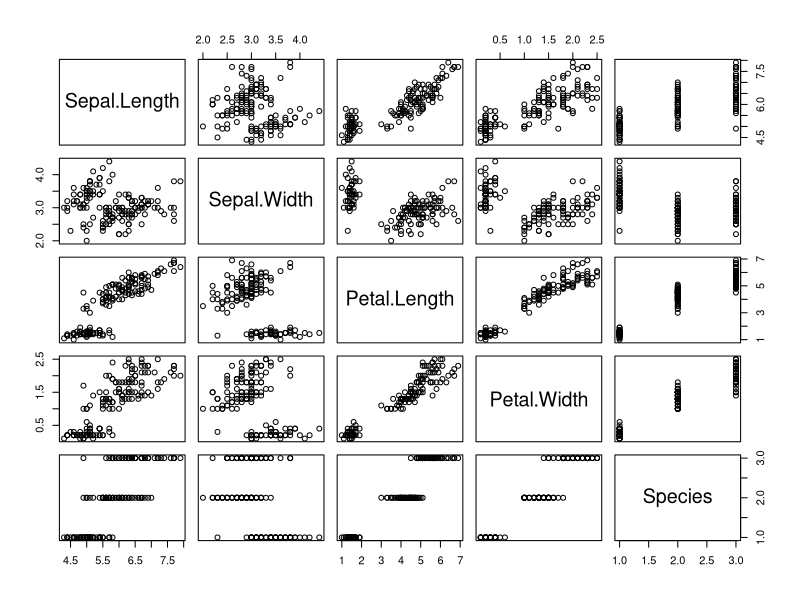
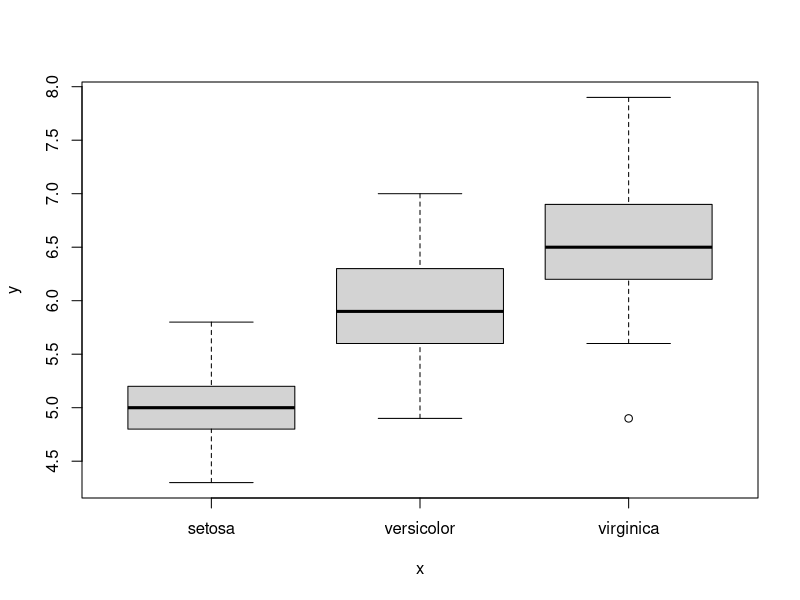
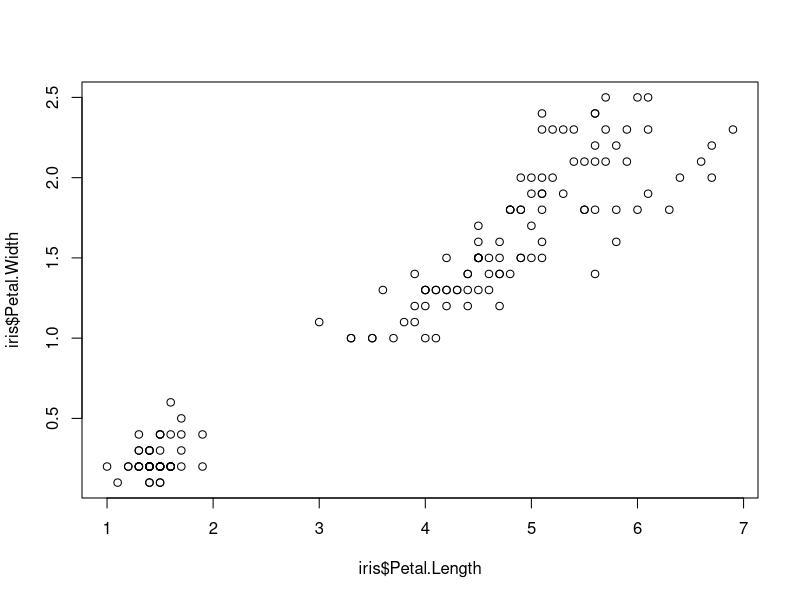
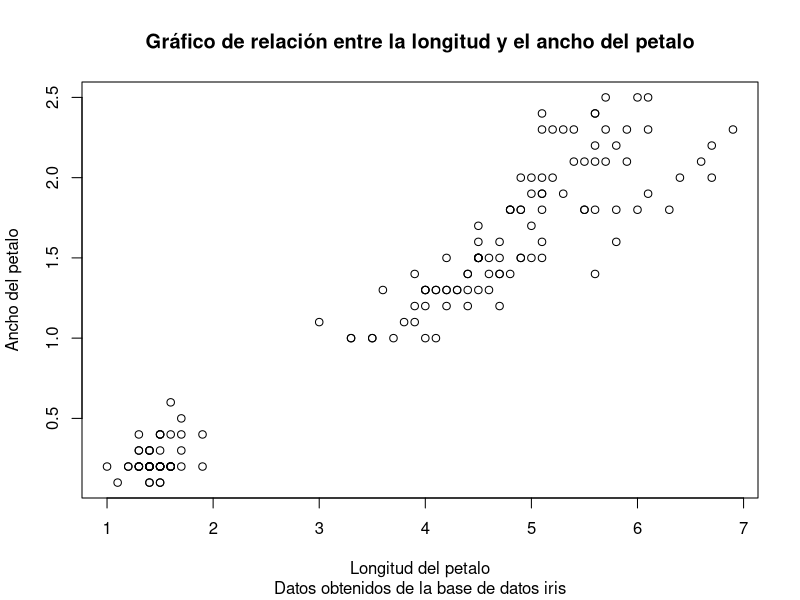
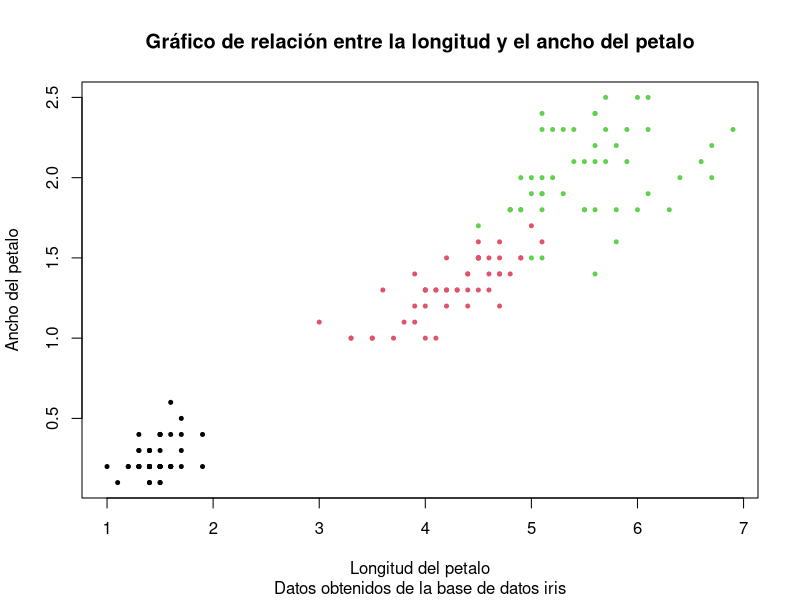
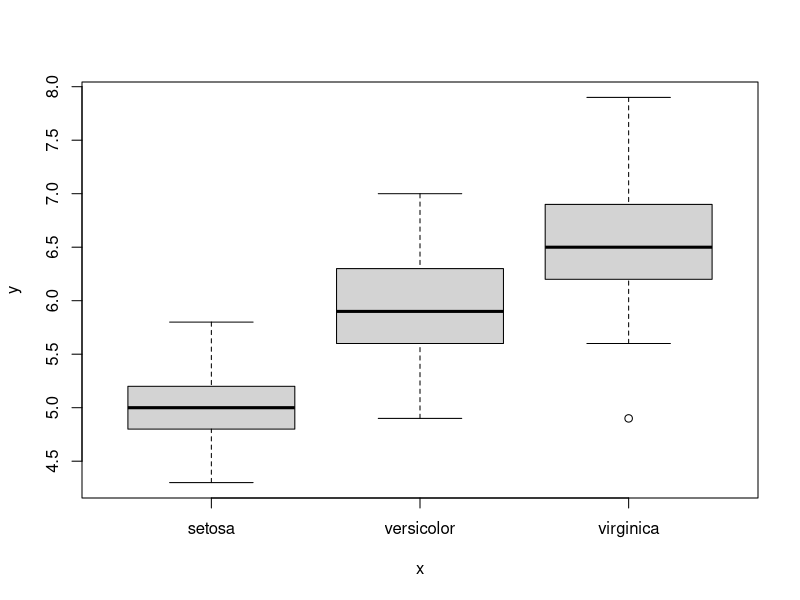

The R script that drew these images, in order:
## ---- chunk 1
library(knitr)
library(bookdown)
library(vegan)
library(tidyverse)
library(kableExtra)
library(knitr)
## ---- chunk 2
library(vegan)
data("iris")
head(iris)
mean(iris$Sepal.Length)
## ---- chunk 3
Long.Prom <- mean(iris$Sepal.Length)
Long.Prom

Ancho.Prom <- mean(iris$Sepal.Width)
Ancho.Prom

Sepalos <- data.frame(Long.Prom, Ancho.Prom)
Sepalos
## ---- chunk 4
median(iris$Sepal.Length)
## ---- chunk 5
Long.Median <- median(iris$Sepal.Length)
Long.Median

Ancho.Median <- median(iris$Sepal.Width)
Ancho.Median

Sepalos2 <- data.frame(Long.Median, Ancho.Median)
Sepalos2
## ---- chunk 6
Sepalos.Resumen <- data.frame(Sepalos, Sepalos2)
Sepalos.Resumen
## ---- chunk 7
Sepalos$Long.Median <- median(iris$Sepal.Length)
Sepalos$Ancho.Median <- median(iris$Sepal.Width)
Sepalos
## ---- chunk 8
Sepalos
Sepalos.Resumen
## ---- chunk 9
Pet.Long.Mean <- mean(iris$Petal.Length)
Pet.Ancho.Mean <- mean(iris$Petal.Width)
Pet.Long.Median <- median(iris$Petal.Length)
Pet.Ancho.Median <- median(iris$Petal.Width)
Resumen.iris <- data.frame(Sepalos, Pet.Long.Mean, Pet.Ancho.Mean, Pet.Long.Median, Pet.Ancho.Median)
Resumen.iris
## ---- chunk 10
colnames(Resumen.iris)[colnames(Resumen.iris) %in% c("Long.Prom", "Ancho.Prom", "Long.Median", "Ancho.Median")] <- c("Sep.Long.Prom", "Sep.Ancho.Prom", "Sep.Long.Median", "Sep.Ancho.Median")
Resumen.iris
## ---- chunk 11
summary(iris)
## ---- chunk 12
summ.iris <- summary(iris)
summ.iris
## ---- chunk 13
plot(iris)
## ---- chunk 14
plot(iris, x = iris$Species, y = iris$Sepal.Length)
## ---- chunk 15
plot(x = iris$Petal.Length, y = iris$Petal.Width)
## ---- chunk 16
plot(x = iris$Petal.Length, y = iris$Petal.Width, main = "Gráfico de relación entre la longitud y el ancho del petalo",
     sub = "Datos obtenidos de la base de datos iris", xlab = "Longitud del petalo", ylab = "Ancho del petalo")
## ---- chunk 17
plot(x = iris$Petal.Length, y = iris$Petal.Width, main = "Gráfico de relación entre la longitud y el ancho del petalo",
     sub = "Datos obtenidos de la base de datos iris", xlab = "Longitud del petalo", ylab = "Ancho del petalo", cex = 0.8,
     col = iris$Species, pch = 20)
## ---- chunk 18
plot(iris, x = iris$Species, y = iris$Sepal.Length)
## ---- chunk 19
iris %>% dplyr::filter(Sepal.Length <= 5.2125)
## ---- chunk 20
range(iris$Petal.Length)
## ---- chunk 21
Rango <- max(iris$Petal.Length) - min(iris$Petal.Length)
Rango
## ---- chunk 22
SD <- sd(iris$Petal.Length)
SD
## ---- chunk 23
Var <- SD^2
Var
## ---- chunk 24
Aves <- read.table("Aves.txt", header = TRUE)
## ---- chunk 25
table(Aves$ambiente)
## ---- chunk 26
Frecab <- table(Aves$ambiente)
prop.table(Frecab)
## ---- chunk 27
round((prop.table(Frecab) * 100), 2)
## ---- chunk 28
library(tidyverse)
## ---- chunk 29
data("iris")
resum.iris <- summarise(iris, Petal.Length.Mean = mean(Petal.Length), Petal.Length.Median = median(Petal.Length))
resum.iris
## ---- chunk 30
iris.especies <- group_by(iris, Species) #Aparentemente esta función no cambia la matriz de datos, sin embargo si hacemos un summarise estos se ordenarán por la forma en que los agrupamos.
resum.iris.especies <- summarise(iris.especies, Petal.Length.Mean = mean(Petal.Length), Petal.Length.Median = median(Petal.Length))
resum.iris.especies
## ---- chunk 31
iris <- mutate(iris, Petal.Leng.Wid.Ratio = Petal.Length/Petal.Width)
iris$Petal.Leng.Wid.Ratio
## ---- chunk 32
#iris.especies <- group_by(iris, Species)
#resum.iris.especies <- summarise(iris.especies, Petal.Length.Mean = mean(Petal.Length), Petal.Length.Median = median(Petal.Length)) 

resum.iris.especies2 <- iris %>%
  group_by(Species) %>% 
  summarise(Petal.Length.Mean = mean(Petal.Length), Petal.Length.Median = median(Petal.Length))
resum.iris.especies2
## ---- chunk 33
iris.versicolor <- iris %>% dplyr::filter(Species == "versicolor")
iris.versicolor
## ---- chunk 34
Símbolo <- c(">", "<", "==", ">=", "<=", "!=", "%in%", "is.na", "!is.na", "|, &")
Significado <- c("Mayor que", "Menor que", "Igual a", "Mayor o igual a", "Menor o igual a", "Distinto a", "Dentro del grupo", "Es NA", "No es NA", "O, Y")
Symbs <- data.frame(Símbolo, Significado)
## ---- chunk 35
knitr::kable(Symbs, caption = "Símbolos utilizados con la función filter") %>% kable_styling(bootstrap_options = c("striped", "bordered", "hover"), full_width = TRUE)
## ---- chunk 36
outlier <- iris %>% dplyr::filter(Species == "virginica", Sepal.Length <= 5.2125)
outlier
## ---- chunk 37
Frecuencias <- iris %>%
  group_by(Species) %>% 
  summarise(Frecuencia_absoluta = n())
Frecuencias
## ---- chunk 38
Frecuencias <- Frecuencias %>% mutate(Frecuencia_relativa = Frecuencia_absoluta / sum(Frecuencia_absoluta))
Frecuencias
## ---- chunk 39
Frecuencias <- Frecuencias %>% mutate(Porcentaje = Frecuencia_relativa*100)
Frecuencias
## ---- chunk 40
Petals <- iris %>% dplyr::select(Petal.Length, Petal.Width, Species)
Petals
## ---- chunk 41
Petals2 <- iris %>% dplyr::select(starts_with("Petal"), Species)
Petals2
